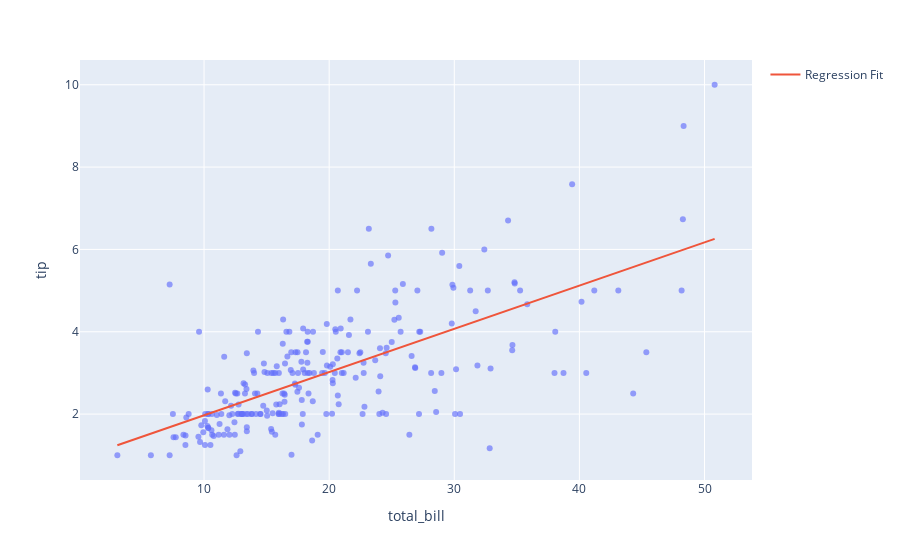

Notebook source saved alongside this figure:
### Code cell
import numpy as np
import plotly.express as px
import plotly.graph_objects as go
from sklearn.linear_model import LinearRegression

df = px.data.tips()
X = df.total_bill.values.reshape(-1, 1)

model = LinearRegression()
model.fit(X, df.tip)

x_range = np.linspace(X.min(), X.max(), 100)
y_range = model.predict(x_range.reshape(-1, 1))

fig = px.scatter(df, x='total_bill', y='tip', opacity=0.65)
fig.add_traces(go.Scatter(x=x_range, y=y_range, name='Regression Fit'))
fig.show()

### Figure 1 — Plotly figure (JSON) as saved in the notebook; plotly's stock layout.template omitted (floating-point values rounded to 4 significant figures; data arrays with more than 128 entries replaced by an {"elided": "..."} marker saying what was removed)
{"data": [{"hovertemplate": "total_bill=%{x}<br>tip=%{y}<extra></extra>", "legendgroup": "", "marker": {"color": "#636efa", "opacity": 0.65, "symbol": "circle"}, "mode": "markers", "name": "", "orientation": "v", "showlegend": false, "type": "scatter", "x": {"elided": "244 float values"}, "xaxis": "x", "y": {"elided": "244 float values"}, "yaxis": "y"}, {"name": "Regression Fit", "type": "scatter", "x": [3.07, 3.552, 4.034, 4.517, 4.999, 5.481, 5.963, 6.446, 6.928, 7.41, 7.892, 8.374, 8.857, 9.339, 9.821, 10.3, 10.79, 11.27, 11.75, 12.23, 12.71, 13.2, 13.68, 14.16, 14.64, 15.13, 15.61, 16.09, 16.57, 17.05, 17.54, 18.02, 18.5, 18.98, 19.47, 19.95, 20.43, 20.91, 21.39, 21.88, 22.36, 22.84, 23.32, 23.81, 24.29, 24.77, 25.25, 25.73, 26.22, 26.7, 27.18, 27.66, 28.15, 28.63, 29.11, 29.59, 30.07, 30.56, 31.04, 31.52, 32.0, 32.49, 32.97, 33.45, 33.93, 34.41, 34.9, 35.38, 35.86, 36.34, 36.83, 37.31, 37.79, 38.27, 38.75, 39.24, 39.72, 40.2, 40.68, 41.17, 41.65, 42.13, 42.61, 43.09, 43.58, 44.06, 44.54, 45.02, 45.51, 45.99, 46.47, 46.95, 47.43, 47.92, 48.4, 48.88, 49.36, 49.85, 50.33, 50.81], "y": [1.243, 1.293, 1.344, 1.395, 1.445, 1.496, 1.547, 1.597, 1.648, 1.699, 1.749, 1.8, 1.85, 1.901, 1.952, 2.002, 2.053, 2.104, 2.154, 2.205, 2.256, 2.306, 2.357, 2.408, 2.458, 2.509, 2.559, 2.61, 2.661, 2.711, 2.762, 2.813, 2.863, 2.914, 2.965, 3.015, 3.066, 3.117, 3.167, 3.218, 3.269, 3.319, 3.37, 3.42, 3.471, 3.522, 3.572, 3.623, 3.674, 3.724, 3.775, 3.826, 3.876, 3.927, 3.978, 4.028, 4.079, 4.129, 4.18, 4.231, 4.281, 4.332, 4.383, 4.433, 4.484, 4.535, 4.585, 4.636, 4.687, 4.737, 4.788, 4.839, 4.889, 4.94, 4.99, 5.041, 5.092, 5.142, 5.193, 5.244, 5.294, 5.345, 5.396, 5.446, 5.497, 5.548, 5.598, 5.649, 5.699, 5.75, 5.801, 5.851, 5.902, 5.953, 6.003, 6.054, 6.105, 6.155, 6.206, 6.257]}], "layout": {"legend": {"tracegroupgap": 0}, "margin": {"t": 60}, "xaxis": {"anchor": "y", "domain": [0, 1], "title": {"text": "total_bill"}}, "yaxis": {"anchor": "x", "domain": [0, 1], "title": {"text": "tip"}}}}
